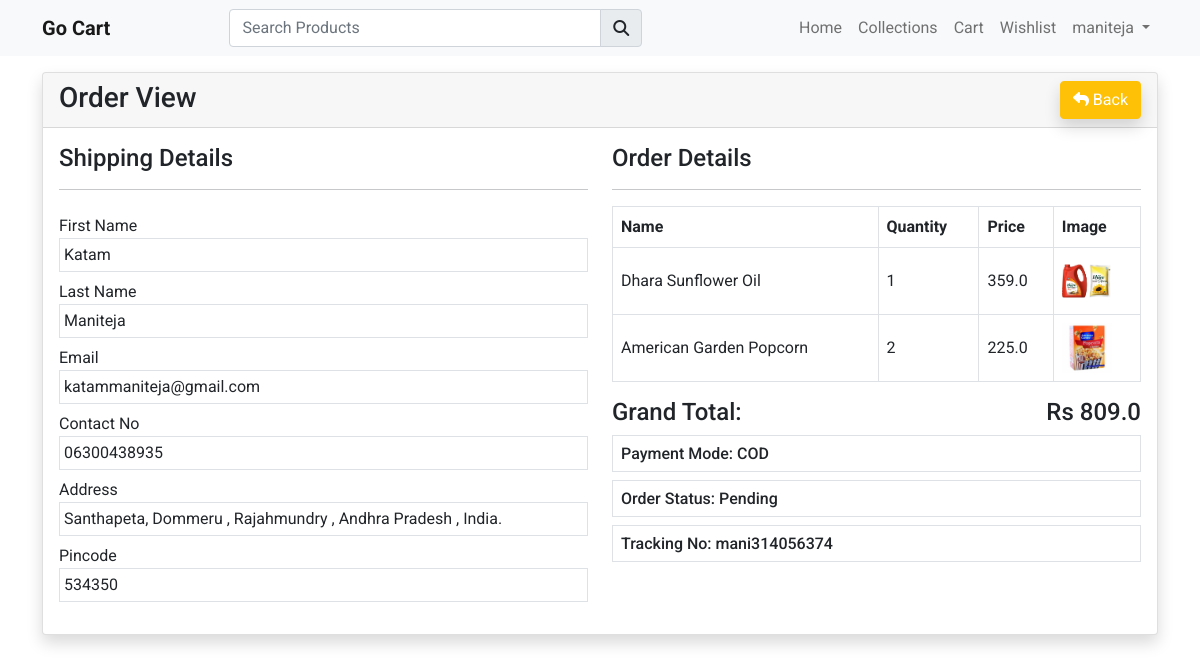
The page /view-order/mani314056374 (signed in) on the database as committed earlier.
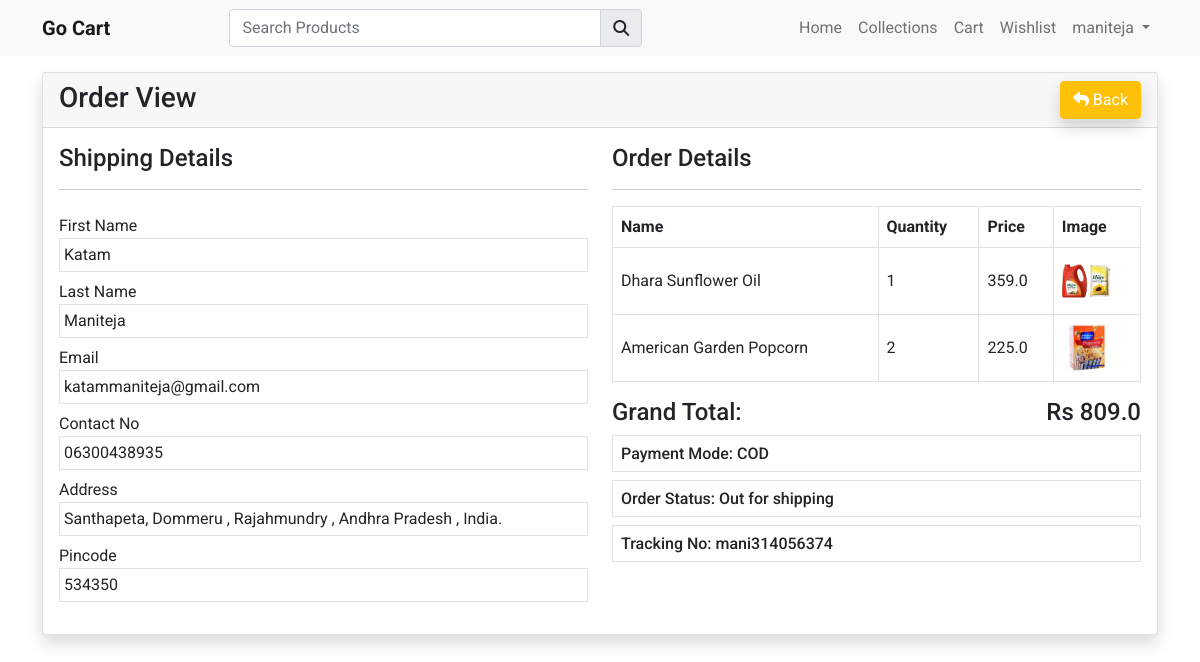
The same page on the database as committed later.
### store/models.py (models this page shows, shortened)
class Order(models.Model):
    user=models.ForeignKey(User, on_delete=models.CASCADE)
    fname=models.CharField(max_length=150,null=False)
    lname=models.CharField(max_length=150,null=False)
    email=models.CharField(max_length=150,null=False)
    phone=models.CharField(max_length=150,null=False)
    address=models.TextField(null=False)
    city=models.CharField(max_length=150,null=False)
    state=models.CharField(max_length=150,null=False)
    country=models.CharField(max_length=150,null=False)
    pincode=models.CharField(max_length=150,null=False)
    total_price=models.FloatField(null=False)
    payment_mode=models.CharField(max_length=150,null=False)
    payment_id=models.CharField(max_length=250,null=True,blank=True)
    orderstatuses=(
        ("Pending","Pending"),
        ("Out for shipping","Out for shipping"),
        ("Delivered","Delivered")
    )
    status=models.CharField(max_length=150,choices=orderstatuses,default="Pending")
    message=models.TextField(null=True,blank=True)
    tracking_no=models.CharField(max_length=150,null=True)
    created_at=models.DateTimeField(auto_now_add=True)
    updated_at=models.DateTimeField(auto_now=True)

### store/controller/order.py (the view)
# urls.py: path('view-order/<str:t_no>',order.vieworder,name="orderview")
def vieworder(request,t_no):
    order=Order.objects.filter(tracking_no=t_no).filter(user=request.user).first()
    orderItems=OrderItem.objects.filter(order=order)
    context={
        'order':order,
        "orderitems":orderItems
    }
    return render(request, 'store/orders/view.html',context)

### store/templates/store/orders/view.html (shortened to what this page needs)
{% extends 'store/layouts/main.html' %}
{% block content %}
<div class="container my-3">
    <div class="row">
        <div class="col-md-12">
            <div class="card shadow">
                <div class="card-header">
                    <h3 class="mb-0">Order View
                        <a href="{% url 'myorders' %}" class="btn btn-warning float-end text-white"><i class="fa fa-reply"></i> Back</a>
                    </h3>
                </div>
                <div class="card-body">
                    <div class="row">
                        <div class="col-md-6 mb-3">
                            <h4>Shipping Details</h4>
                            <hr>
                            <label class="mt-2" for="">First Name</label>
                            <div class="border p-1">{{order.fname}}</div>
                            <label class="mt-2" for="">Last Name</label>
                            <div class="border p-1">{{order.lname}}</div>
                            <label class="mt-2" for="">Email</label>
                            <div class="border p-1">{{order.email}}</div>
                            <label class="mt-2" for="">Contact No</label>
                            <div class="border p-1">{{order.phone}}</div>
                            <label class="mt-2" for="">Address</label>
                            <div class="border p-1">
                                {{order.address}} ,
                                {{order.city}} ,
                                {{order.state}} ,
                                {{order.country}}.
                            </div>
                            <label class="mt-2" for="">Pincode</label>
                            <div class="border p-1">{{order.pincode}}</div>
                        </div>
                        <div class="col-md-6">
                            <h4>Order Details</h4>
                            <hr>
                            <table class="table table-bordered align-middle">
                                <thead>
                                    <tr>
                                        <th>Name</th>
                                        <th>Quantity</th>
                                        <th>Price</th>
                                        <th>Image</th>
                                    </tr>
                                </thead>
                                <tbody>
                                    {% for item in orderitems %}
                                    <tr>
                                        <td>{{ item.product.name }}</td>
                                        <td>{{ item.quantity }}</td>
                                        <td>{{ item.price }}</td>
                                        <td>
                                            <img src="{{item.product.product_image.url}}" height="50px" width="50px" alt="">
                                        </td>
                                    </tr>
                                    {% endfor %}
                                </tbody>
                            </table>
                            <h4>Grand Total: <span class="float-end">Rs {{order.total_price}}</span></h4>
                            <h6 class="border p-2">Payment Mode: {{order.payment_mode}}</h6>
                            <h6 class="border p-2">Order Status: {{order.status}}</h6>
                            <h6 class="border p-2">Tracking No: {{order.tracking_no}}</h6>
                        </div>
                    </div>
                </div>
            </div>
        </div>
    </div>
</div>
{% endblock content %}

Rows that differ between the two databases and show on the page:
changed Order "Katam": status "Pending" → "Out for shipping"
